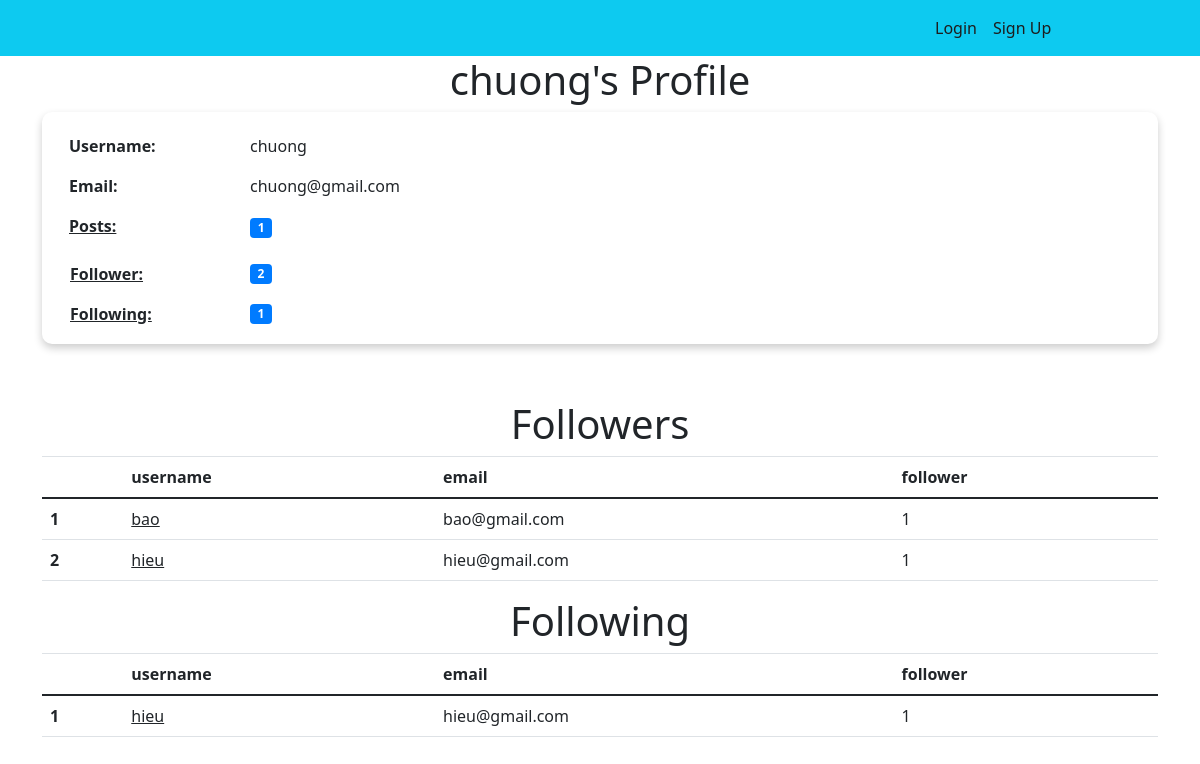
The page /profile/2 on the database its author committed.
### models.py (models this page shows, shortened)
class User(db.Model, UserMixin):
    __tablename__ = 'users'
    id = db.Column(db.Integer, primary_key=True)
    username = db.Column(db.String(64), unique=True, index=True)
    email = db.Column(db.String(150), unique= True)
    img = db.Column(db.Text, nullable = True)
    password_hash = db.Column(db.String(128))
    posts = db.relationship('Post', backref="author", lazy=True)
    comments = db.relationship('Comment', backref="user_comment", lazy=True)
    followed = db.relationship('Follow', foreign_keys=[Follow.follower_id], backref=db.backref('follower', lazy='joined'), lazy=True, cascade='all, delete-orphan')
    followers = db.relationship('Follow', foreign_keys=[Follow.followed_id], backref=db.backref('followed', lazy='joined'), lazy=True, cascade='all, delete-orphan')
    @property
    def password(self):
        raise AttributeError('password is not a readable attribute')

class Follow(db.Model):
    __tablename__ = 'follows'
    follower_id = db.Column(db.Integer, db.ForeignKey('users.id'),
    primary_key=True)
    followed_id = db.Column(db.Integer, db.ForeignKey('users.id'),
    primary_key=True)
    timestamp = db.Column(db.DateTime, default=datetime.now)

### views.py (the view)
@views.route("/profile/<author_id>")
def profile(author_id):
    user = User.query.filter_by(id=author_id).first()
    follower = current_user
    hasfollow = Follow()
    if follower.is_authenticated:
        hasfollow = Follow.query.filter_by(follower_id=follower.id, followed_id=user.id).first()
    if not user:
        flash('No user with that username exists.', category='error')
        return redirect(url_for('views.home'))
    return render_template("userprofile.html", Blogger = user,user = current_user, hasfollow = hasfollow)

### templates/userprofile.html (shortened to what this page needs)
{% extends "base.html" %} {% block title %}Home{% endblock %} {% block content
    %}
    <h1 align="center">{{Blogger.username}}'s Profile</h1>
    <div class="container-fluid" style="background-color: rgb(255, 255, 255); box-shadow: 0 4px 8px 0 rgba(0,0,0,0.2); border-radius: 10px;">
        <div class="row" style="padding-top: 2%;"></div>
        <div class="row-1">
            <div class="col-sm">
                <div class="row">
                    <div class="col-2">
                        <p><b>Username:</b></p>
                        <p><b>Email:</b></p>
                        <p><a href="/posts/{{Blogger.id}}" class = "link-dark"><b>Posts: </b></a></p>
                    </div>
                    <div class="col-6">
                        <p>{{Blogger.username}}</p>
                        <p>{{Blogger.email}}</p>
                        <span class="badge badge-primary badge-pill">{{Blogger.posts|length}}</span>
                    </div>
                </div>
            </div>
            <div class="col-sm" style="padding-left: 0px;">
                <ul class="list-group list-group-flush" style="margin-right: 78.25%;">
                    <li class="list-group-item d-flex justify-content-between align-items-center">
                        <a href="#tb-1" class = "link-dark"><b>Follower: </b></a>
                        <span class="badge badge-primary badge-pill">{{Blogger.followers|length}}</span>
                    </li>
                    <li class="list-group-item d-flex justify-content-between align-items-center">
                        <a href="#tb-2" class = "link-dark"><b>Following: </b></a>
                        <span class="badge badge-primary badge-pill">{{Blogger.followed|length}}</span>
                    </li>
                </ul>
            </div>
        </div>
        <div class="row" style="padding-top: 10px;"></div>
    </div>
    <h1 align="center">Followers</h1>
    <table class="table table-white" id="tb-1">
        <thead>
          <tr>
            <th scope="col"></th>
            <th scope="col">username</th>
            <th scope="col">email</th>
            <th scope="col">follower</th>
          </tr>
        </thead>
        <tbody>
          {% set i = namespace(value=1) %}
          {% for follower in Blogger.followers %}
            <tr>
                <th scope="row">{{i.value}} </th>
                <td><a href="/profile/{{follower.follower.id}}" class="link-dark">{{follower.follower.username}}</a></td>
                <td>{{follower.follower.email}}</td>
                <td>{{follower.follower.followers|length}}</td>
            </tr>
            {% set i.value = i.value + 1 %}
          {% endfor %}
        </tbody>
    </table>
    <h1 align="center">Following</h1>
    <table class="table table-white" id="tb-2">
        <thead>
          <tr>
            <th scope="col"></th>
            <th scope="col">username</th>
            <th scope="col">email</th>
            <th scope="col">follower</th>
          </tr>
        </thead>
        <tbody>
          {% set i = namespace(value=1) %}
          {% for follower in Blogger.followed %}
            <tr>
                <th scope="row">{{i.value}} </th>
                <td><a href="/profile/{{follower.followed.id}}" class="link-dark">{{follower.followed.username}}</a></td>
                <td>{{follower.followed.email}}</td>
                <td>{{follower.followed.followers|length}}</td>
            </tr>
            {% set i.value = i.value + 1 %}
          {% endfor %}
        </tbody>
    </table>
    {% endblock %}

### rows shown on the page
User: username "chuong", email "chuong@gmail.com"
Follow: value "1", follower.username "bao", follower.email "bao@gmail.com", follower.followers|length "1"
Follow: value "2", follower.username "hieu", follower.email "hieu@gmail.com", follower.followers|length "1"
Follow: value "1", followed.username "hieu", followed.email "hieu@gmail.com", followed.followers|length "1"

### other values the page prints
{{ Blogger.posts|length }} "1"
{{ Blogger.followers|length }} "2"
{{ Blogger.followed|length }} "1"
